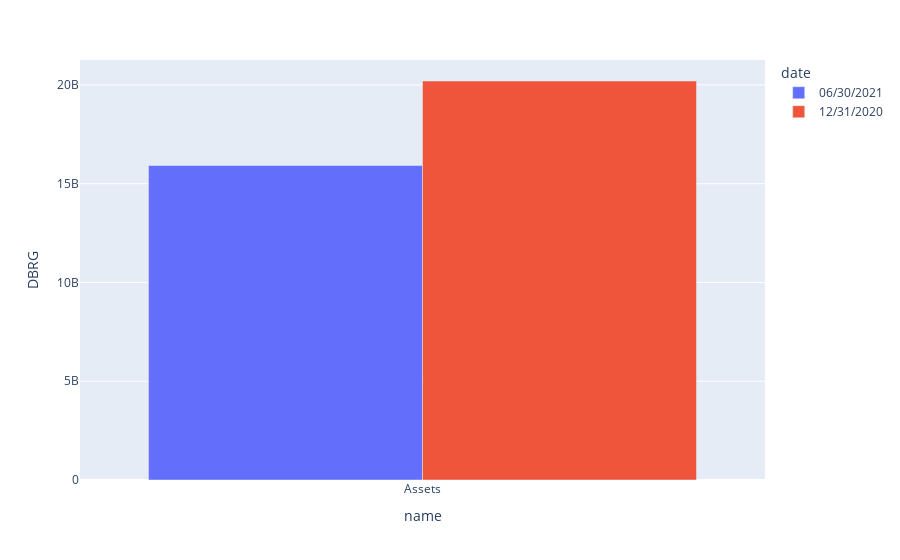

Source (notebook cell):
### Markdown cell above
# Visualizations

### Code cell
px.bar(unstacked.query("name.str.contains('Asset')"), x="name", y="DBRG", color="date", barmode="group")

### Figure 1 — Plotly figure (JSON) as saved in the notebook; plotly's stock layout.template omitted (floating-point values rounded to 4 significant figures)
{"data": [{"alignmentgroup": "True", "hovertemplate": "date=06/30/2021<br>name=%{x}<br>DBRG=%{y}<extra></extra>", "legendgroup": "06/30/2021", "marker": {"color": "#636efa", "pattern": {"shape": ""}}, "name": "06/30/2021", "offsetgroup": "06/30/2021", "orientation": "v", "showlegend": true, "textposition": "auto", "type": "bar", "x": ["Assets"], "xaxis": "x", "y": [15921346000], "yaxis": "y"}, {"alignmentgroup": "True", "hovertemplate": "date=12/31/2020<br>name=%{x}<br>DBRG=%{y}<extra></extra>", "legendgroup": "12/31/2020", "marker": {"color": "#EF553B", "pattern": {"shape": ""}}, "name": "12/31/2020", "offsetgroup": "12/31/2020", "orientation": "v", "showlegend": true, "textposition": "auto", "type": "bar", "x": ["Assets"], "xaxis": "x", "y": [20200560000], "yaxis": "y"}], "layout": {"barmode": "group", "legend": {"title": {"text": "date"}, "tracegroupgap": 0}, "margin": {"t": 60}, "xaxis": {"anchor": "y", "domain": [0, 1], "title": {"text": "name"}}, "yaxis": {"anchor": "x", "domain": [0, 1], "title": {"text": "DBRG"}}}}
